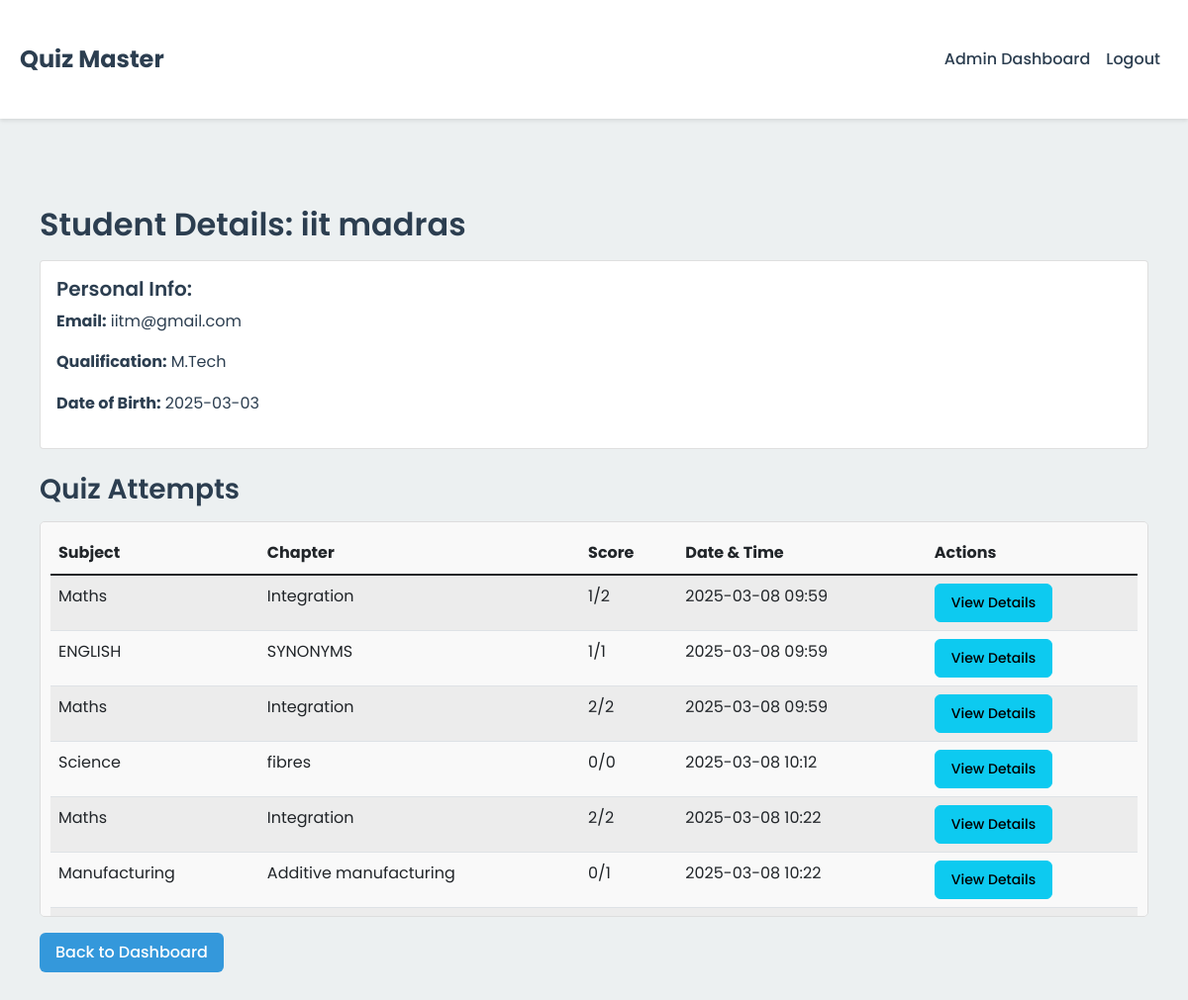
Screenshot of /admin/student/2 (signed in) with the database file from the repository.
### app/models.py (models this page shows, shortened)
class User(UserMixin, db.Model):#user table
    id = db.Column(db.Integer, primary_key=True)
    username = db.Column(db.String(64), unique=True, nullable=False)
    email = db.Column(db.String(120), unique=True, nullable=False)
    password_hash = db.Column(db.String(128))
    is_admin = db.Column(db.Boolean, default=False)
    full_name = db.Column(db.String(128))
    qualification = db.Column(db.String(128))
    date_of_birth = db.Column(db.Date)
    scores = db.relationship('Score', backref='user', lazy='dynamic')
    given_feedbacks = db.relationship('Feedback', foreign_keys='[Feedback.user_id]', backref='admin', lazy='dynamic')#admin ne feedback diya
    received_feedbacks = db.relationship('Feedback', foreign_keys='[Feedback.student_id]', backref='student', lazy='dynamic')#student ne feedback receive kiya
    announcements = db.relationship('Announcement', backref='admin_user', lazy='dynamic', foreign_keys='[Announcement.admin_id]')

class Score(db.Model):#score table
    id = db.Column(db.Integer, primary_key=True)
    quiz_id = db.Column(db.Integer, db.ForeignKey('quiz.id'), nullable=False)
    user_id = db.Column(db.Integer, db.ForeignKey('user.id'), nullable=False)
    time_stamp_of_attempt = db.Column(db.DateTime, default=datetime.utcnow)
    total_scored = db.Column(db.Integer, nullable=False)
    feedbacks = db.relationship('Feedback', backref='score', lazy='dynamic')
    user_answer = db.relationship('Answer', backref='student_score', lazy='dynamic', cascade="all, delete-orphan"
    )

class Subject(db.Model):#subject table
    id = db.Column(db.Integer, primary_key=True)
    name = db.Column(db.String(100), nullable=False)
    description = db.Column(db.Text)
    chapters = db.relationship('Chapter', backref='subject', lazy='dynamic')

class Chapter(db.Model):#chapter table
    id = db.Column(db.Integer, primary_key=True)
    name = db.Column(db.String(100), nullable=False)
    description = db.Column(db.Text)
    subject_id = db.Column(db.Integer, db.ForeignKey('subject.id'), nullable=False)
    quizzes = db.relationship('Quiz', backref='chapter', lazy='dynamic')

### app/routes/admin.py (the view)
@anirudh_bp.route('/student/<int:student_id>')
@login_required
def student_details(student_id):#student details page
    if not current_user.is_admin:
        flash('This page cannot be accesible by you')
        return redirect(url_for('user.dashboard'))
    student = User.query.get_or_404(student_id)
    return render_template('admin/student_details.html', student=student)

### app/models.py (called while the page is built)
@login_manager.user_loader  #user session manage karne ke liye
def load_user(id):
    return User.query.get(int(id))

### app/templates/admin/student_details.html (shortened to what this page needs)
{% extends "base.html" %}
{% block content %}
<div class="container mt-4">
    <h2>Student Details: {{ student.full_name }}</h2>
    <div class="card mb-4">
        <div class="card-body">
            <h5 class="card-title">Personal Info: </h5>
            <p><strong>Email:</strong> {{ student.email }}</p>
            <p><strong>Qualification:</strong> {{ student.qualification }}</p>
            <p><strong>Date of Birth:</strong> {{ student.date_of_birth.strftime('%Y-%m-%d') if student.date_of_birth else 'Not provided' }}</p>
        </div>
    </div>
    <h3>Quiz Attempts</h3>
    <div class="quiz-scroll-container">
        <table class="table table-striped">
            <thead>
                <tr>
                    <th>Subject</th>
                    <th>Chapter</th>
                    <th>Score</th>
                    <th>Date & Time</th>
                    <th>Actions</th>
                </tr>
            </thead>
            <tbody>
                {% for score in student.scores %}
                <tr>
                    <td>{{ score.quiz.chapter.subject.name }}</td>
                    <td>{{ score.quiz.chapter.name }}</td>
                    <td>{{ score.total_scored }}/{{ score.quiz.questions.count() }}</td>
                    <td>{{ score.time_stamp_of_attempt.strftime('%Y-%m-%d %H:%M') }}</td>
                    <td>
                        <a href="{{ url_for('admin.view_student_answers', score_id=score.id) }}" class="btn btn-sm btn-info">View Details</a>
                    </td>
                </tr>
                {% endfor %}
            </tbody>
        </table>
    </div>
    <a href="{{ url_for('admin.dashboard') }}" class="btn btn-primary mt-3">Back to Dashboard</a>
</div>
{% endblock %}

### app/templates/base.html (shortened to what this page needs)
<!DOCTYPE html>
<html lang="en">
<head>
    <link href="https://cdn.jsdelivr.net/npm/bootstrap@5.1.3/dist/css/bootstrap.min.css" rel="stylesheet">
    <link rel="stylesheet" href="{{ url_for('static', filename='css/style.css') }}">
</head>
<body>
     <nav class="navbar navbar-expand-lg navbar-light bg-light">
        <div class="container">
            <a class="navbar-brand" href="{{ url_for('user.dashboard') }}">Quiz Master</a>
            <div class="collapse navbar-collapse" id="navbarNav">
                <ul class="navbar-nav ms-auto">
                    {% if current_user.is_authenticated %}
                        {% if current_user.is_admin %}
                            <li class="nav-item">
                                <a class="nav-link" href="{{ url_for('admin.dashboard') }}">Admin Dashboard</a>
                            </li>
                        {% endif %}
                        <li class="nav-item">
                            <a class="nav-link" href="{{ url_for('auth.logout') }}">Logout</a>
                        </li>
                    {% endif %}
                </ul>
            </div>
        </div>
    </nav>
    <div class="container mt-4">
        {% block content %}{% endblock %}
    </div>
</body>
</html>

### app/static/css/style.css (style rules this page uses)
:root { --primary-color: #2c3e50; --secondary-color: #3498db; --accent-color: #e74c3c; --background-color: #ecf0f1; --text-color: #2c3e50; --shadow: 0 2px 4px rgba(0,0,0,0.1); --transition: all 0.3s ease; }
body { font-family: 'Poppins', sans-serif; color: var(--text-color); background-color: var(--background-color); line-height: 1.6; }
.container { max-width: 1200px; margin: 0 auto; padding: 20px; }
.navbar { background-color: #ffffff !important; box-shadow: var(--shadow); padding: 1rem 0; }
.navbar-brand { font-weight: 700; color: var(--primary-color) !important; font-size: 1.5rem; }
.nav-link { color: var(--primary-color) !important; font-weight: 500; transition: var(--transition); }
.btn { border-radius: 6px; padding: 8px 16px; font-weight: 500; transition: var(--transition); }
.btn-primary { background-color: var(--secondary-color); border: none; }
h1, h2, h3, h4, h5, h6 { color: var(--primary-color); font-weight: 600; margin-bottom: 1rem; }

### app/templates/admin/student_details.html (style rules this page uses)
.quiz-scroll-container { max-height: 400px; overflow-y: auto; border: 1px solid #ddd; padding: 10px; border-radius: 5px; background-color: #f9f9f9; }

### rows the page displays
User: full_name "iit madras", email "iitm@gmail.com", qualification "M.Tech", date_of_birth "2025-03-03"
Score: quiz.chapter.subject.name "Maths", quiz.chapter.name "Integration", total_scored "1", quiz.questions.count "2", time_stamp_of_attempt "2025-03-08 09:59"
Score: quiz.chapter.subject.name "ENGLISH", quiz.chapter.name "SYNONYMS", total_scored "1", quiz.questions.count "1", time_stamp_of_attempt "2025-03-08 09:59"
Score: quiz.chapter.subject.name "Maths", quiz.chapter.name "Integration", total_scored "2", quiz.questions.count "2", time_stamp_of_attempt "2025-03-08 09:59"
Score: quiz.chapter.subject.name "Science", quiz.chapter.name "fibres", total_scored "0", quiz.questions.count "0", time_stamp_of_attempt "2025-03-08 10:12"
Score: quiz.chapter.subject.name "Maths", quiz.chapter.name "Integration", total_scored "2", quiz.questions.count "2", time_stamp_of_attempt "2025-03-08 10:22"
Score: quiz.chapter.subject.name "Manufacturing", quiz.chapter.name "Additive manufacturing", total_scored "0", quiz.questions.count "1", time_stamp_of_attempt "2025-03-08 10:22"
